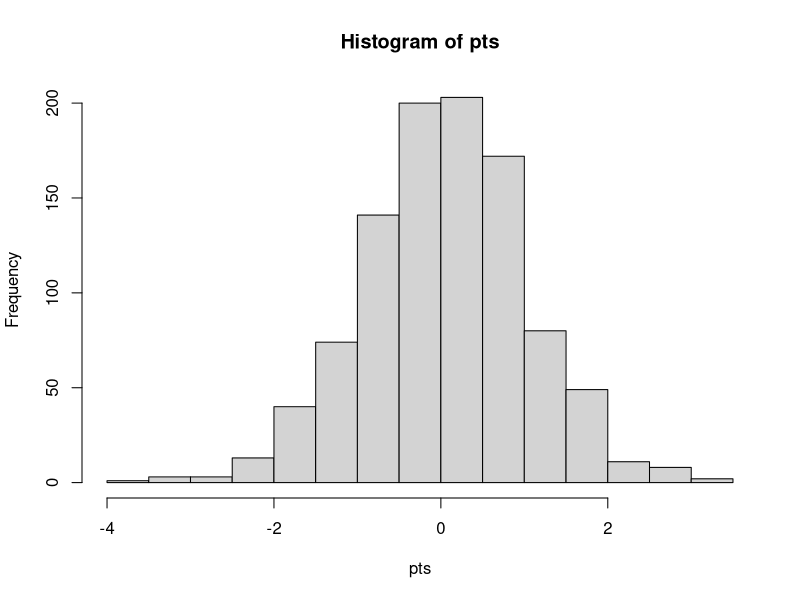
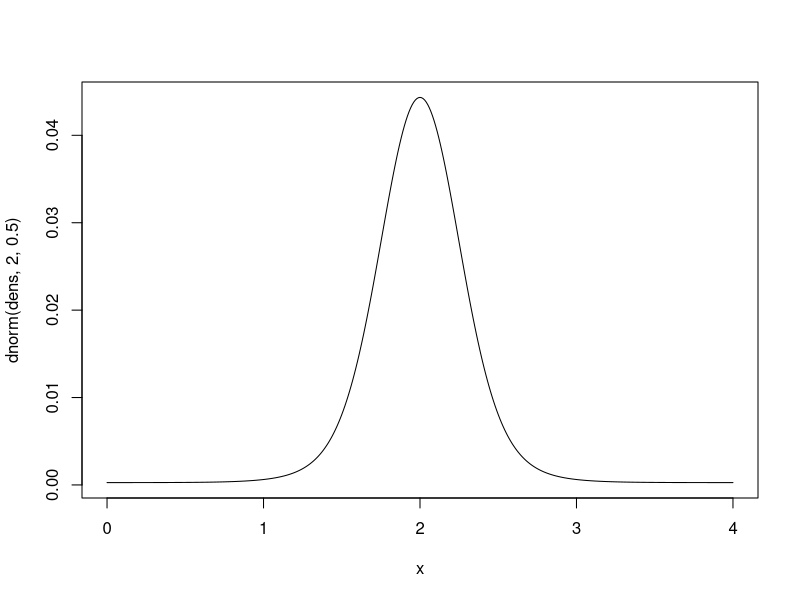
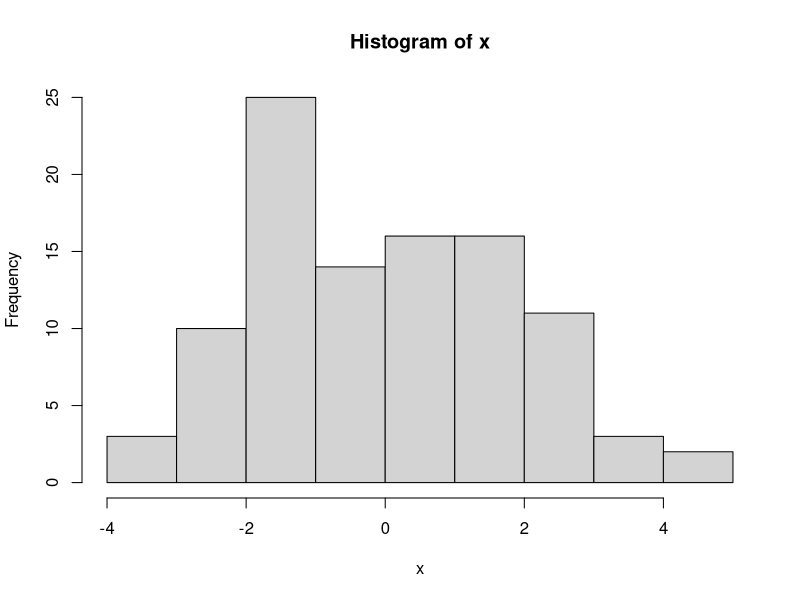
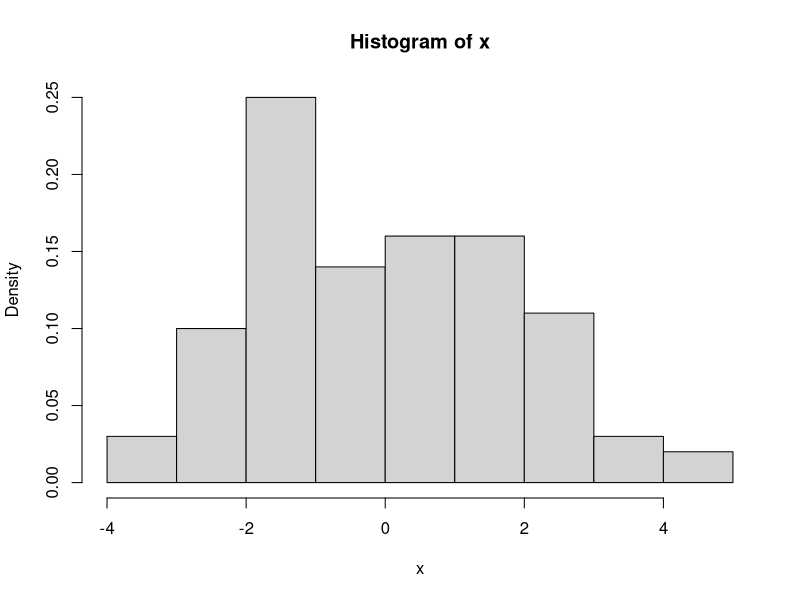

The R source for these figures, in order:
## ---- chunk 1
norm <- rnorm(100,mean=0,sd=1)
head(norm)
## ---- chunk 2
#Draw a thousand random normal points
pts<-rnorm(1000)
hist(pts)
## ---- chunk 3
x<-seq(0,4,.01)
dens<-dnorm(x, 2, 0.5)
plot(x, dnorm(dens, 2, 0.5), type = "l")
## ---- chunk 4
x<-rnorm(100,mean=0,sd=2)
hist(x)
## ---- chunk 5
hist(x,freq=FALSE)
## ---- chunk 6
x<-1:100
sample(x,20)
## ---- chunk 7
x<-1:100
sample(x,20,replace=TRUE)
